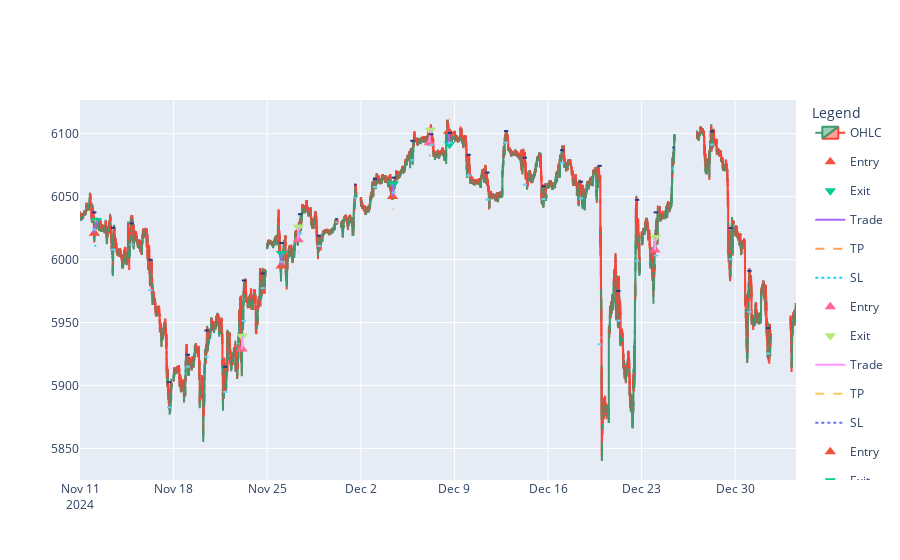

Notebook source saved alongside this figure:
### Markdown cell above
# Ejecuciones

### Code cell
import pandas as pd
import plotly.graph_objects as go

levels_df = compute_daily_levels(candles)

fig = plot_candles_and_trades(candles, closed_trades, show=False)

candles_idx = pd.to_datetime(candles.index)
if getattr(candles_idx, "tz", None) is None:
  candles_idx = candles_idx.tz_localize("UTC")
else:
  candles_idx = candles_idx.tz_convert("UTC")
candles_utc = candles.copy()
candles_utc.index = candles_idx

vah_first, val_first = True, True
for _, row in levels_df.iterrows():
  session_date = pd.Timestamp(row["session_date"]).tz_localize("UTC")
  start_time, end_time = _get_session_times(session_date)

  start_dt = session_date.replace(
      hour=start_time.hour, minute=start_time.minute, second=0
  )
  end_dt = session_date.replace(
      hour=end_time.hour, minute=end_time.minute, second=0
  )
  if end_dt <= start_dt:
    end_dt += pd.Timedelta(days=1)

  mask = (candles_utc.index >= start_dt) & (candles_utc.index <= end_dt)
  if not mask.any():
    continue

  x0, x1 = candles_utc.index[mask][[0, -1]]
  vah = row["VAH"]
  val = row["VAL"]

  fig.add_trace(
      go.Scatter(
          x=[x0, x1],
          y=[vah, vah],
          mode="lines",
          line=dict(color="#1f3c88", width=2),
          name="VAH",
          legendgroup="VAH",
          showlegend=vah_first,
          hoverinfo="x+y",
      )
  )
  fig.add_trace(
      go.Scatter(
          x=[x0, x1],
          y=[val, val],
          mode="lines",
          line=dict(color="#6ecff6", width=2),
          name="VAL",
          legendgroup="VAL",
          showlegend=val_first,
          hoverinfo="x+y",
      )
  )
  vah_first = False
  val_first = False


fig.show()

### Figure 1 — Plotly figure (JSON) as saved in the notebook; plotly's stock layout.template omitted (floating-point values rounded to 4 significant figures; data arrays with more than 128 entries replaced by an {"elided": "..."} marker saying what was removed)
{"data": [{"close": {"elided": "10000 float values"}, "high": {"elided": "10000 float values"}, "low": {"elided": "10000 float values"}, "name": "OHLC", "open": {"elided": "10000 float values"}, "type": "candlestick", "x": {"elided": "10000 str values"}}, {"hoverinfo": "text", "hovertext": ["Entry BUY"], "marker": {"size": 10, "symbol": "triangle-up"}, "mode": "markers", "name": "Entry", "type": "scatter", "x": ["2024-11-11T18:30:00+00:00"], "y": [6021]}, {"hoverinfo": "text", "hovertext": ["Exit (take_profit)"], "marker": {"size": 10, "symbol": "triangle-down"}, "mode": "markers", "name": "Exit", "type": "scatter", "x": ["2024-11-11T20:55:00+00:00"], "y": [6031]}, {"hoverinfo": "skip", "mode": "lines", "name": "Trade", "type": "scatter", "x": ["2024-11-11T18:30:00+00:00", "2024-11-11T20:55:00+00:00"], "y": [6021, 6031]}, {"hoverinfo": "skip", "line": {"dash": "dash"}, "mode": "lines", "name": "TP", "type": "scatter", "x": ["2024-11-11T18:30:00+00:00", "2024-11-11T20:55:00+00:00"], "y": [6031, 6031]}, {"hoverinfo": "skip", "line": {"dash": "dot"}, "mode": "lines", "name": "SL", "type": "scatter", "x": ["2024-11-11T18:30:00+00:00", "2024-11-11T20:55:00+00:00"], "y": [6011, 6011]}, {"hoverinfo": "text", "hovertext": ["Entry BUY"], "marker": {"size": 10, "symbol": "triangle-up"}, "mode": "markers", "name": "Entry", "type": "scatter", "x": ["2024-11-21T15:45:00+00:00"], "y": [5929.0]}, {"hoverinfo": "text", "hovertext": ["Exit (take_profit)"], "marker": {"size": 10, "symbol": "triangle-down"}, "mode": "markers", "name": "Exit", "type": "scatter", "x": ["2024-11-21T15:50:00+00:00"], "y": [5939.0]}, {"hoverinfo": "skip", "mode": "lines", "name": "Trade", "type": "scatter", "x": ["2024-11-21T15:45:00+00:00", "2024-11-21T15:50:00+00:00"], "y": [5929.0, 5939.0]}, {"hoverinfo": "skip", "line": {"dash": "dash"}, "mode": "lines", "name": "TP", "type": "scatter", "x": ["2024-11-21T15:45:00+00:00", "2024-11-21T15:50:00+00:00"], "y": [5939.0, 5939.0]}, {"hoverinfo": "skip", "line": {"dash": "dot"}, "mode": "lines", "name": "SL", "type": "scatter", "x": ["2024-11-21T15:45:00+00:00", "2024-11-21T15:50:00+00:00"], "y": [5919.0, 5919.0]}, {"hoverinfo": "text", "hovertext": ["Entry BUY"], "marker": {"size": 10, "symbol": "triangle-up"}, "mode": "markers", "name": "Entry", "type": "scatter", "x": ["2024-11-25T17:55:00+00:00"], "y": [5995.0]}, {"hoverinfo": "text", "hovertext": ["Exit (take_profit)"], "marker": {"size": 10, "symbol": "triangle-down"}, "mode": "markers", "name": "Exit", "type": "scatter", "x": ["2024-11-25T18:15:00+00:00"], "y": [6005.0]}, {"hoverinfo": "skip", "mode": "lines", "name": "Trade", "type": "scatter", "x": ["2024-11-25T17:55:00+00:00", "2024-11-25T18:15:00+00:00"], "y": [5995.0, 6005.0]}, {"hoverinfo": "skip", "line": {"dash": "dash"}, "mode": "lines", "name": "TP", "type": "scatter", "x": ["2024-11-25T17:55:00+00:00", "2024-11-25T18:15:00+00:00"], "y": [6005.0, 6005.0]}, {"hoverinfo": "skip", "line": {"dash": "dot"}, "mode": "lines", "name": "SL", "type": "scatter", "x": ["2024-11-25T17:55:00+00:00", "2024-11-25T18:15:00+00:00"], "y": [5985.0, 5985.0]}, {"hoverinfo": "text", "hovertext": ["Entry BUY"], "marker": {"size": 10, "symbol": "triangle-up"}, "mode": "markers", "name": "Entry", "type": "scatter", "x": ["2024-11-26T15:35:00+00:00"], "y": [6016.0]}, {"hoverinfo": "text", "hovertext": ["Exit (take_profit)"], "marker": {"size": 10, "symbol": "triangle-down"}, "mode": "markers", "name": "Exit", "type": "scatter", "x": ["2024-11-26T16:00:00+00:00"], "y": [6026.0]}, {"hoverinfo": "skip", "mode": "lines", "name": "Trade", "type": "scatter", "x": ["2024-11-26T15:35:00+00:00", "2024-11-26T16:00:00+00:00"], "y": [6016.0, 6026.0]}, {"hoverinfo": "skip", "line": {"dash": "dash"}, "mode": "lines", "name": "TP", "type": "scatter", "x": ["2024-11-26T15:35:00+00:00", "2024-11-26T16:00:00+00:00"], "y": [6026.0, 6026.0]}, {"hoverinfo": "skip", "line": {"dash": "dot"}, "mode": "lines", "name": "SL", "type": "scatter", "x": ["2024-11-26T15:35:00+00:00", "2024-11-26T16:00:00+00:00"], "y": [6006.0, 6006.0]}, {"hoverinfo": "text", "hovertext": ["Entry SELL"], "marker": {"size": 10, "symbol": "triangle-up"}, "mode": "markers", "name": "Entry", "type": "scatter", "x": ["2024-12-03T16:40:00+00:00"], "y": [6050.0]}, {"hoverinfo": "text", "hovertext": ["Exit (stop_loss)"], "marker": {"size": 10, "symbol": "triangle-down"}, "mode": "markers", "name": "Exit", "type": "scatter", "x": ["2024-12-03T17:45:00+00:00"], "y": [6060.0]}, {"hoverinfo": "skip", "mode": "lines", "name": "Trade", "type": "scatter", "x": ["2024-12-03T16:40:00+00:00", "2024-12-03T17:45:00+00:00"], "y": [6050.0, 6060.0]}, {"hoverinfo": "skip", "line": {"dash": "dash"}, "mode": "lines", "name": "TP", "type": "scatter", "x": ["2024-12-03T16:40:00+00:00", "2024-12-03T17:45:00+00:00"], "y": [6040.0, 6040.0]}, {"hoverinfo": "skip", "line": {"dash": "dot"}, "mode": "lines", "name": "SL", "type": "scatter", "x": ["2024-12-03T16:40:00+00:00", "2024-12-03T17:45:00+00:00"], "y": [6060.0, 6060.0]}, {"hoverinfo": "text", "hovertext": ["Entry BUY"], "marker": {"size": 10, "symbol": "triangle-up"}, "mode": "markers", "name": "Entry", "type": "scatter", "x": ["2024-12-05T15:50:00+00:00"], "y": [6093.0]}, {"hoverinfo": "text", "hovertext": ["Exit (take_profit)"], "marker": {"size": 10, "symbol": "triangle-down"}, "mode": "markers", "name": "Exit", "type": "scatter", "x": ["2024-12-05T17:10:00+00:00"], "y": [6103.0]}, {"hoverinfo": "skip", "mode": "lines", "name": "Trade", "type": "scatter", "x": ["2024-12-05T15:50:00+00:00", "2024-12-05T17:10:00+00:00"], "y": [6093.0, 6103.0]}, {"hoverinfo": "skip", "line": {"dash": "dash"}, "mode": "lines", "name": "TP", "type": "scatter", "x": ["2024-12-05T15:50:00+00:00", "2024-12-05T17:10:00+00:00"], "y": [6103.0, 6103.0]}, {"hoverinfo": "skip", "line": {"dash": "dot"}, "mode": "lines", "name": "SL", "type": "scatter", "x": ["2024-12-05T15:50:00+00:00", "2024-12-05T17:10:00+00:00"], "y": [6083.0, 6083.0]}, {"hoverinfo": "text", "hovertext": ["Entry BUY"], "marker": {"size": 10, "symbol": "triangle-up"}, "mode": "markers", "name": "Entry", "type": "scatter", "x": ["2024-12-06T16:35:00+00:00"], "y": [6102.0]}, {"hoverinfo": "text", "hovertext": ["Exit (stop_loss)"], "marker": {"size": 10, "symbol": "triangle-down"}, "mode": "markers", "name": "Exit", "type": "scatter", "x": ["2024-12-06T17:40:00+00:00"], "y": [6092.0]}, {"hoverinfo": "skip", "mode": "lines", "name": "Trade", "type": "scatter", "x": ["2024-12-06T16:35:00+00:00", "2024-12-06T17:40:00+00:00"], "y": [6102.0, 6092.0]}, {"hoverinfo": "skip", "line": {"dash": "dash"}, "mode": "lines", "name": "TP", "type": "scatter", "x": ["2024-12-06T16:35:00+00:00", "2024-12-06T17:40:00+00:00"], "y": [6112.0, 6112.0]}, {"hoverinfo": "skip", "line": {"dash": "dot"}, "mode": "lines", "name": "SL", "type": "scatter", "x": ["2024-12-06T16:35:00+00:00", "2024-12-06T17:40:00+00:00"], "y": [6092.0, 6092.0]}, {"hoverinfo": "text", "hovertext": ["Entry SELL"], "marker": {"size": 10, "symbol": "triangle-up"}, "mode": "markers", "name": "Entry", "type": "scatter", "x": ["2024-12-23T17:15:00+00:00"], "y": [6008.0]}, {"hoverinfo": "text", "hovertext": ["Exit (stop_loss)"], "marker": {"size": 10, "symbol": "triangle-down"}, "mode": "markers", "name": "Exit", "type": "scatter", "x": ["2024-12-23T17:45:00+00:00"], "y": [6018.0]}, {"hoverinfo": "skip", "mode": "lines", "name": "Trade", "type": "scatter", "x": ["2024-12-23T17:15:00+00:00", "2024-12-23T17:45:00+00:00"], "y": [6008.0, 6018.0]}, {"hoverinfo": "skip", "line": {"dash": "dash"}, "mode": "lines", "name": "TP", "type": "scatter", "x": ["2024-12-23T17:15:00+00:00", "2024-12-23T17:45:00+00:00"], "y": [5998.0, 5998.0]}, {"hoverinfo": "skip", "line": {"dash": "dot"}, "mode": "lines", "name": "SL", "type": "scatter", "x": ["2024-12-23T17:15:00+00:00", "2024-12-23T17:45:00+00:00"], "y": [6018.0, 6018.0]}, {"hoverinfo": "x+y", "legendgroup": "VAH", "line": {"color": "#1f3c88", "width": 2}, "mode": "lines", "name": "VAH", "showlegend": true, "type": "scatter", "x": ["2024-11-08T15:30:00+00:00", "2024-11-08T21:00:00+00:00"], "y": [6029.0, 6029.0]}, {"hoverinfo": "x+y", "legendgroup": "VAL", "line": {"color": "#6ecff6", "width": 2}, "mode": "lines", "name": "VAL", "showlegend": true, "type": "scatter", "x": ["2024-11-08T15:30:00+00:00", "2024-11-08T21:00:00+00:00"], "y": [6017.0, 6017.0]}, {"hoverinfo": "x+y", "legendgroup": "VAH", "line": {"color": "#1f3c88", "width": 2}, "mode": "lines", "name": "VAH", "showlegend": false, "type": "scatter", "x": ["2024-11-11T15:30:00+00:00", "2024-11-11T21:00:00+00:00"], "y": [6037.0, 6037.0]}, {"hoverinfo": "x+y", "legendgroup": "VAL", "line": {"color": "#6ecff6", "width": 2}, "mode": "lines", "name": "VAL", "showlegend": false, "type": "scatter", "x": ["2024-11-11T15:30:00+00:00", "2024-11-11T21:00:00+00:00"], "y": [6024.0, 6024.0]}, {"hoverinfo": "x+y", "legendgroup": "VAH", "line": {"color": "#1f3c88", "width": 2}, "mode": "lines", "name": "VAH", "showlegend": false, "type": "scatter", "x": ["2024-11-12T15:30:00+00:00", "2024-11-12T21:00:00+00:00"], "y": [6025.0, 6025.0]}, {"hoverinfo": "x+y", "legendgroup": "VAL", "line": {"color": "#6ecff6", "width": 2}, "mode": "lines", "name": "VAL", "showlegend": false, "type": "scatter", "x": ["2024-11-12T15:30:00+00:00", "2024-11-12T21:00:00+00:00"], "y": [6008.0, 6008.0]}, {"hoverinfo": "x+y", "legendgroup": "VAH", "line": {"color": "#1f3c88", "width": 2}, "mode": "lines", "name": "VAH", "showlegend": false, "type": "scatter", "x": ["2024-11-13T15:30:00+00:00", "2024-11-13T21:00:00+00:00"], "y": [6029.0, 6029.0]}, {"hoverinfo": "x+y", "legendgroup": "VAL", "line": {"color": "#6ecff6", "width": 2}, "mode": "lines", "name": "VAL", "showlegend": false, "type": "scatter", "x": ["2024-11-13T15:30:00+00:00", "2024-11-13T21:00:00+00:00"], "y": [6012.0, 6012.0]}, {"hoverinfo": "x+y", "legendgroup": "VAH", "line": {"color": "#1f3c88", "width": 2}, "mode": "lines", "name": "VAH", "showlegend": false, "type": "scatter", "x": ["2024-11-14T15:30:00+00:00", "2024-11-14T21:00:00+00:00"], "y": [6000.0, 6000.0]}, {"hoverinfo": "x+y", "legendgroup": "VAL", "line": {"color": "#6ecff6", "width": 2}, "mode": "lines", "name": "VAL", "showlegend": false, "type": "scatter", "x": ["2024-11-14T15:30:00+00:00", "2024-11-14T21:00:00+00:00"], "y": [5976.0, 5976.0]}, {"hoverinfo": "x+y", "legendgroup": "VAH", "line": {"color": "#1f3c88", "width": 2}, "mode": "lines", "name": "VAH", "showlegend": false, "type": "scatter", "x": ["2024-11-15T15:30:00+00:00", "2024-11-15T21:00:00+00:00"], "y": [5903.0, 5903.0]}, {"hoverinfo": "x+y", "legendgroup": "VAL", "line": {"color": "#6ecff6", "width": 2}, "mode": "lines", "name": "VAL", "showlegend": false, "type": "scatter", "x": ["2024-11-15T15:30:00+00:00", "2024-11-15T21:00:00+00:00"], "y": [5883.0, 5883.0]}, {"hoverinfo": "x+y", "legendgroup": "VAH", "line": {"color": "#1f3c88", "width": 2}, "mode": "lines", "name": "VAH", "showlegend": false, "type": "scatter", "x": ["2024-11-18T15:30:00+00:00", "2024-11-18T21:00:00+00:00"], "y": [5924.0, 5924.0]}, {"hoverinfo": "x+y", "legendgroup": "VAL", "line": {"color": "#6ecff6", "width": 2}, "mode": "lines", "name": "VAL", "showlegend": false, "type": "scatter", "x": ["2024-11-18T15:30:00+00:00", "2024-11-18T21:00:00+00:00"], "y": [5915.0, 5915.0]}, {"hoverinfo": "x+y", "legendgroup": "VAH", "line": {"color": "#1f3c88", "width": 2}, "mode": "lines", "name": "VAH", "showlegend": false, "type": "scatter", "x": ["2024-11-19T15:30:00+00:00", "2024-11-19T21:00:00+00:00"], "y": [5944.0, 5944.0]}, {"hoverinfo": "x+y", "legendgroup": "VAL", "line": {"color": "#6ecff6", "width": 2}, "mode": "lines", "name": "VAL", "showlegend": false, "type": "scatter", "x": ["2024-11-19T15:30:00+00:00", "2024-11-19T21:00:00+00:00"], "y": [5923.0, 5923.0]}, {"hoverinfo": "x+y", "legendgroup": "VAH", "line": {"color": "#1f3c88", "width": 2}, "mode": "lines", "name": "VAH", "showlegend": false, "type": "scatter", "x": ["2024-11-20T15:30:00+00:00", "2024-11-20T21:00:00+00:00"], "y": [5915.0, 5915.0]}, {"hoverinfo": "x+y", "legendgroup": "VAL", "line": {"color": "#6ecff6", "width": 2}, "mode": "lines", "name": "VAL", "showlegend": false, "type": "scatter", "x": ["2024-11-20T15:30:00+00:00", "2024-11-20T21:00:00+00:00"], "y": [5895.0, 5895.0]}, {"hoverinfo": "x+y", "legendgroup": "VAH", "line": {"color": "#1f3c88", "width": 2}, "mode": "lines", "name": "VAH", "showlegend": false, "type": "scatter", "x": ["2024-11-21T15:30:00+00:00", "2024-11-21T21:00:00+00:00"], "y": [5983.0, 5983.0]}, {"hoverinfo": "x+y", "legendgroup": "VAL", "line": {"color": "#6ecff6", "width": 2}, "mode": "lines", "name": "VAL", "showlegend": false, "type": "scatter", "x": ["2024-11-21T15:30:00+00:00", "2024-11-21T21:00:00+00:00"], "y": [5951.0, 5951.0]}, {"hoverinfo": "x+y", "legendgroup": "VAH", "line": {"color": "#1f3c88", "width": 2}, "mode": "lines", "name": "VAH", "showlegend": false, "type": "scatter", "x": ["2024-11-22T15:30:00+00:00", "2024-11-22T21:00:00+00:00"], "y": [5989.0, 5989.0]}, {"hoverinfo": "x+y", "legendgroup": "VAL", "line": {"color": "#6ecff6", "width": 2}, "mode": "lines", "name": "VAL", "showlegend": false, "type": "scatter", "x": ["2024-11-22T15:30:00+00:00", "2024-11-22T21:00:00+00:00"], "y": [5977.0, 5977.0]}, {"hoverinfo": "x+y", "legendgroup": "VAH", "line": {"color": "#1f3c88", "width": 2}, "mode": "lines", "name": "VAH", "showlegend": false, "type": "scatter", "x": ["2024-11-25T15:30:00+00:00", "2024-11-25T21:00:00+00:00"], "y": [6013.0, 6013.0]}, {"hoverinfo": "x+y", "legendgroup": "VAL", "line": {"color": "#6ecff6", "width": 2}, "mode": "lines", "name": "VAL", "showlegend": false, "type": "scatter", "x": ["2024-11-25T15:30:00+00:00", "2024-11-25T21:00:00+00:00"], "y": [5998.0, 5998.0]}, {"hoverinfo": "x+y", "legendgroup": "VAH", "line": {"color": "#1f3c88", "width": 2}, "mode": "lines", "name": "VAH", "showlegend": false, "type": "scatter", "x": ["2024-11-26T15:30:00+00:00", "2024-11-26T21:00:00+00:00"], "y": [6036.0, 6036.0]}, {"hoverinfo": "x+y", "legendgroup": "VAL", "line": {"color": "#6ecff6", "width": 2}, "mode": "lines", "name": "VAL", "showlegend": false, "type": "scatter", "x": ["2024-11-26T15:30:00+00:00", "2024-11-26T21:00:00+00:00"], "y": [6021.0, 6021.0]}, {"hoverinfo": "x+y", "legendgroup": "VAH", "line": {"color": "#1f3c88", "width": 2}, "mode": "lines", "name": "VAH", "showlegend": false, "type": "scatter", "x": ["2024-11-27T15:30:00+00:00", "2024-11-27T21:00:00+00:00"], "y": [6019.0, 6019.0]}, {"hoverinfo": "x+y", "legendgroup": "VAL", "line": {"color": "#6ecff6", "width": 2}, "mode": "lines", "name": "VAL", "showlegend": false, "type": "scatter", "x": ["2024-11-27T15:30:00+00:00", "2024-11-27T21:00:00+00:00"], "y": [6011.0, 6011.0]}, {"hoverinfo": "x+y", "legendgroup": "VAH", "line": {"color": "#1f3c88", "width": 2}, "mode": "lines", "name": "VAH", "showlegend": false, "type": "scatter", "x": ["2024-11-28T15:30:00+00:00", "2024-11-28T17:55:00+00:00"], "y": [6032.0, 6032.0]}, {"hoverinfo": "x+y", "legendgroup": "VAL", "line": {"color": "#6ecff6", "width": 2}, "mode": "lines", "name": "VAL", "showlegend": false, "type": "scatter", "x": ["2024-11-28T15:30:00+00:00", "2024-11-28T17:55:00+00:00"], "y": [6030.0, 6030.0]}, {"hoverinfo": "x+y", "legendgroup": "VAH", "line": {"color": "#1f3c88", "width": 2}, "mode": "lines", "name": "VAH", "showlegend": false, "type": "scatter", "x": ["2024-11-29T15:30:00+00:00", "2024-11-29T18:10:00+00:00"], "y": [6060.0, 6060.0]}, {"hoverinfo": "x+y", "legendgroup": "VAL", "line": {"color": "#6ecff6", "width": 2}, "mode": "lines", "name": "VAL", "showlegend": false, "type": "scatter", "x": ["2024-11-29T15:30:00+00:00", "2024-11-29T18:10:00+00:00"], "y": [6049.0, 6049.0]}, {"hoverinfo": "x+y", "legendgroup": "VAH", "line": {"color": "#1f3c88", "width": 2}, "mode": "lines", "name": "VAH", "showlegend": false, "type": "scatter", "x": ["2024-12-02T15:30:00+00:00", "2024-12-02T21:00:00+00:00"], "y": [6064.0, 6064.0]}, {"hoverinfo": "x+y", "legendgroup": "VAL", "line": {"color": "#6ecff6", "width": 2}, "mode": "lines", "name": "VAL", "showlegend": false, "type": "scatter", "x": ["2024-12-02T15:30:00+00:00", "2024-12-02T21:00:00+00:00"], "y": [6058.0, 6058.0]}, {"hoverinfo": "x+y", "legendgroup": "VAH", "line": {"color": "#1f3c88", "width": 2}, "mode": "lines", "name": "VAH", "showlegend": false, "type": "scatter", "x": ["2024-12-03T15:30:00+00:00", "2024-12-03T21:00:00+00:00"], "y": [6065.0, 6065.0]}, {"hoverinfo": "x+y", "legendgroup": "VAL", "line": {"color": "#6ecff6", "width": 2}, "mode": "lines", "name": "VAL", "showlegend": false, "type": "scatter", "x": ["2024-12-03T15:30:00+00:00", "2024-12-03T21:00:00+00:00"], "y": [6053.0, 6053.0]}, {"hoverinfo": "x+y", "legendgroup": "VAH", "line": {"color": "#1f3c88", "width": 2}, "mode": "lines", "name": "VAH", "showlegend": false, "type": "scatter", "x": ["2024-12-04T15:30:00+00:00", "2024-12-04T21:00:00+00:00"], "y": [6094.0, 6094.0]}, {"hoverinfo": "x+y", "legendgroup": "VAL", "line": {"color": "#6ecff6", "width": 2}, "mode": "lines", "name": "VAL", "showlegend": false, "type": "scatter", "x": ["2024-12-04T15:30:00+00:00", "2024-12-04T21:00:00+00:00"], "y": [6079.0, 6079.0]}, {"hoverinfo": "x+y", "legendgroup": "VAH", "line": {"color": "#1f3c88", "width": 2}, "mode": "lines", "name": "VAH", "showlegend": false, "type": "scatter", "x": ["2024-12-05T15:30:00+00:00", "2024-12-05T21:00:00+00:00"], "y": [6100.0, 6100.0]}, {"hoverinfo": "x+y", "legendgroup": "VAL", "line": {"color": "#6ecff6", "width": 2}, "mode": "lines", "name": "VAL", "showlegend": false, "type": "scatter", "x": ["2024-12-05T15:30:00+00:00", "2024-12-05T21:00:00+00:00"], "y": [6091.0, 6091.0]}, {"hoverinfo": "x+y", "legendgroup": "VAH", "line": {"color": "#1f3c88", "width": 2}, "mode": "lines", "name": "VAH", "showlegend": false, "type": "scatter", "x": ["2024-12-06T15:30:00+00:00", "2024-12-06T21:00:00+00:00"], "y": [6101.0, 6101.0]}, {"hoverinfo": "x+y", "legendgroup": "VAL", "line": {"color": "#6ecff6", "width": 2}, "mode": "lines", "name": "VAL", "showlegend": false, "type": "scatter", "x": ["2024-12-06T15:30:00+00:00", "2024-12-06T21:00:00+00:00"], "y": [6093.0, 6093.0]}, {"hoverinfo": "x+y", "legendgroup": "VAH", "line": {"color": "#1f3c88", "width": 2}, "mode": "lines", "name": "VAH", "showlegend": false, "type": "scatter", "x": ["2024-12-09T15:30:00+00:00", "2024-12-09T21:00:00+00:00"], "y": [6083.0, 6083.0]}, {"hoverinfo": "x+y", "legendgroup": "VAL", "line": {"color": "#6ecff6", "width": 2}, "mode": "lines", "name": "VAL", "showlegend": false, "type": "scatter", "x": ["2024-12-09T15:30:00+00:00", "2024-12-09T21:00:00+00:00"], "y": [6067.0, 6067.0]}, {"hoverinfo": "x+y", "legendgroup": "VAH", "line": {"color": "#1f3c88", "width": 2}, "mode": "lines", "name": "VAH", "showlegend": false, "type": "scatter", "x": ["2024-12-10T15:30:00+00:00", "2024-12-10T21:00:00+00:00"], "y": [6069.0, 6069.0]}, {"hoverinfo": "x+y", "legendgroup": "VAL", "line": {"color": "#6ecff6", "width": 2}, "mode": "lines", "name": "VAL", "showlegend": false, "type": "scatter", "x": ["2024-12-10T15:30:00+00:00", "2024-12-10T21:00:00+00:00"], "y": [6048.0, 6048.0]}, {"hoverinfo": "x+y", "legendgroup": "VAH", "line": {"color": "#1f3c88", "width": 2}, "mode": "lines", "name": "VAH", "showlegend": false, "type": "scatter", "x": ["2024-12-11T15:30:00+00:00", "2024-12-11T21:00:00+00:00"], "y": [6102.0, 6102.0]}, {"hoverinfo": "x+y", "legendgroup": "VAL", "line": {"color": "#6ecff6", "width": 2}, "mode": "lines", "name": "VAL", "showlegend": false, "type": "scatter", "x": ["2024-12-11T15:30:00+00:00", "2024-12-11T21:00:00+00:00"], "y": [6093.0, 6093.0]}, {"hoverinfo": "x+y", "legendgroup": "VAH", "line": {"color": "#1f3c88", "width": 2}, "mode": "lines", "name": "VAH", "showlegend": false, "type": "scatter", "x": ["2024-12-12T15:30:00+00:00", "2024-12-12T21:00:00+00:00"], "y": [6081.0, 6081.0]}, {"hoverinfo": "x+y", "legendgroup": "VAL", "line": {"color": "#6ecff6", "width": 2}, "mode": "lines", "name": "VAL", "showlegend": false, "type": "scatter", "x": ["2024-12-12T15:30:00+00:00", "2024-12-12T21:00:00+00:00"], "y": [6060.0, 6060.0]}, {"hoverinfo": "x+y", "legendgroup": "VAH", "line": {"color": "#1f3c88", "width": 2}, "mode": "lines", "name": "VAH", "showlegend": false, "type": "scatter", "x": ["2024-12-13T15:30:00+00:00", "2024-12-13T21:00:00+00:00"], "y": [6058.0, 6058.0]}, {"hoverinfo": "x+y", "legendgroup": "VAL", "line": {"color": "#6ecff6", "width": 2}, "mode": "lines", "name": "VAL", "showlegend": false, "type": "scatter", "x": ["2024-12-13T15:30:00+00:00", "2024-12-13T21:00:00+00:00"], "y": [6048.0, 6048.0]}, {"hoverinfo": "x+y", "legendgroup": "VAH", "line": {"color": "#1f3c88", "width": 2}, "mode": "lines", "name": "VAH", "showlegend": false, "type": "scatter", "x": ["2024-12-16T15:30:00+00:00", "2024-12-16T21:00:00+00:00"], "y": [6087.0, 6087.0]}, {"hoverinfo": "x+y", "legendgroup": "VAL", "line": {"color": "#6ecff6", "width": 2}, "mode": "lines", "name": "VAL", "showlegend": false, "type": "scatter", "x": ["2024-12-16T15:30:00+00:00", "2024-12-16T21:00:00+00:00"], "y": [6077.0, 6077.0]}, {"hoverinfo": "x+y", "legendgroup": "VAH", "line": {"color": "#1f3c88", "width": 2}, "mode": "lines", "name": "VAH", "showlegend": false, "type": "scatter", "x": ["2024-12-17T15:30:00+00:00", "2024-12-17T21:00:00+00:00"], "y": [6062.0, 6062.0]}, {"hoverinfo": "x+y", "legendgroup": "VAL", "line": {"color": "#6ecff6", "width": 2}, "mode": "lines", "name": "VAL", "showlegend": false, "type": "scatter", "x": ["2024-12-17T15:30:00+00:00", "2024-12-17T21:00:00+00:00"], "y": [6049.0, 6049.0]}, {"hoverinfo": "x+y", "legendgroup": "VAH", "line": {"color": "#1f3c88", "width": 2}, "mode": "lines", "name": "VAH", "showlegend": false, "type": "scatter", "x": ["2024-12-18T15:30:00+00:00", "2024-12-18T21:00:00+00:00"], "y": [6074.0, 6074.0]}, {"hoverinfo": "x+y", "legendgroup": "VAL", "line": {"color": "#6ecff6", "width": 2}, "mode": "lines", "name": "VAL", "showlegend": false, "type": "scatter", "x": ["2024-12-18T15:30:00+00:00", "2024-12-18T21:00:00+00:00"], "y": [5933.0, 5933.0]}, {"hoverinfo": "x+y", "legendgroup": "VAH", "line": {"color": "#1f3c88", "width": 2}, "mode": "lines", "name": "VAH", "showlegend": false, "type": "scatter", "x": ["2024-12-19T15:30:00+00:00", "2024-12-19T21:00:00+00:00"], "y": [5975.0, 5975.0]}, {"hoverinfo": "x+y", "legendgroup": "VAL", "line": {"color": "#6ecff6", "width": 2}, "mode": "lines", "name": "VAL", "showlegend": false, "type": "scatter", "x": ["2024-12-19T15:30:00+00:00", "2024-12-19T21:00:00+00:00"], "y": [5951.0, 5951.0]}, {"hoverinfo": "x+y", "legendgroup": "VAH", "line": {"color": "#1f3c88", "width": 2}, "mode": "lines", "name": "VAH", "showlegend": false, "type": "scatter", "x": ["2024-12-20T15:30:00+00:00", "2024-12-20T21:00:00+00:00"], "y": [6047.0, 6047.0]}, {"hoverinfo": "x+y", "legendgroup": "VAL", "line": {"color": "#6ecff6", "width": 2}, "mode": "lines", "name": "VAL", "showlegend": false, "type": "scatter", "x": ["2024-12-20T15:30:00+00:00", "2024-12-20T21:00:00+00:00"], "y": [5999.0, 5999.0]}, {"hoverinfo": "x+y", "legendgroup": "VAH", "line": {"color": "#1f3c88", "width": 2}, "mode": "lines", "name": "VAH", "showlegend": false, "type": "scatter", "x": ["2024-12-23T15:30:00+00:00", "2024-12-23T21:00:00+00:00"], "y": [6038.0, 6038.0]}, {"hoverinfo": "x+y", "legendgroup": "VAL", "line": {"color": "#6ecff6", "width": 2}, "mode": "lines", "name": "VAL", "showlegend": false, "type": "scatter", "x": ["2024-12-23T15:30:00+00:00", "2024-12-23T21:00:00+00:00"], "y": [6003.0, 6003.0]}, {"hoverinfo": "x+y", "legendgroup": "VAH", "line": {"color": "#1f3c88", "width": 2}, "mode": "lines", "name": "VAH", "showlegend": false, "type": "scatter", "x": ["2024-12-24T15:30:00+00:00", "2024-12-24T18:10:00+00:00"], "y": [6089.0, 6089.0]}, {"hoverinfo": "x+y", "legendgroup": "VAL", "line": {"color": "#6ecff6", "width": 2}, "mode": "lines", "name": "VAL", "showlegend": false, "type": "scatter", "x": ["2024-12-24T15:30:00+00:00", "2024-12-24T18:10:00+00:00"], "y": [6073.0, 6073.0]}, {"hoverinfo": "x+y", "legendgroup": "VAH", "line": {"color": "#1f3c88", "width": 2}, "mode": "lines", "name": "VAH", "showlegend": false, "type": "scatter", "x": ["2024-12-26T15:30:00+00:00", "2024-12-26T21:00:00+00:00"], "y": [6102.0, 6102.0]}, {"hoverinfo": "x+y", "legendgroup": "VAL", "line": {"color": "#6ecff6", "width": 2}, "mode": "lines", "name": "VAL", "showlegend": false, "type": "scatter", "x": ["2024-12-26T15:30:00+00:00", "2024-12-26T21:00:00+00:00"], "y": [6091.0, 6091.0]}, {"hoverinfo": "x+y", "legendgroup": "VAH", "line": {"color": "#1f3c88", "width": 2}, "mode": "lines", "name": "VAH", "showlegend": false, "type": "scatter", "x": ["2024-12-27T15:30:00+00:00", "2024-12-27T21:00:00+00:00"], "y": [6025.0, 6025.0]}, {"hoverinfo": "x+y", "legendgroup": "VAL", "line": {"color": "#6ecff6", "width": 2}, "mode": "lines", "name": "VAL", "showlegend": false, "type": "scatter", "x": ["2024-12-27T15:30:00+00:00", "2024-12-27T21:00:00+00:00"], "y": [6000.0, 6000.0]}, {"hoverinfo": "x+y", "legendgroup": "VAH", "line": {"color": "#1f3c88", "width": 2}, "mode": "lines", "name": "VAH", "showlegend": false, "type": "scatter", "x": ["2024-12-30T15:30:00+00:00", "2024-12-30T21:00:00+00:00"], "y": [5991.0, 5991.0]}, {"hoverinfo": "x+y", "legendgroup": "VAL", "line": {"color": "#6ecff6", "width": 2}, "mode": "lines", "name": "VAL", "showlegend": false, "type": "scatter", "x": ["2024-12-30T15:30:00+00:00", "2024-12-30T21:00:00+00:00"], "y": [5958.0, 5958.0]}, {"hoverinfo": "x+y", "legendgroup": "VAH", "line": {"color": "#1f3c88", "width": 2}, "mode": "lines", "name": "VAH", "showlegend": false, "type": "scatter", "x": ["2024-12-31T15:30:00+00:00", "2024-12-31T21:00:00+00:00"], "y": [5946.0, 5946.0]}, {"hoverinfo": "x+y", "legendgroup": "VAL", "line": {"color": "#6ecff6", "width": 2}, "mode": "lines", "name": "VAL", "showlegend": false, "type": "scatter", "x": ["2024-12-31T15:30:00+00:00", "2024-12-31T21:00:00+00:00"], "y": [5925.0, 5925.0]}], "layout": {"hovermode": "x unified", "legend": {"title": {"text": "Legend"}}, "xaxis": {"rangebreaks": [{"bounds": ["sat", "mon"]}], "rangeslider": {"visible": false}}}}
